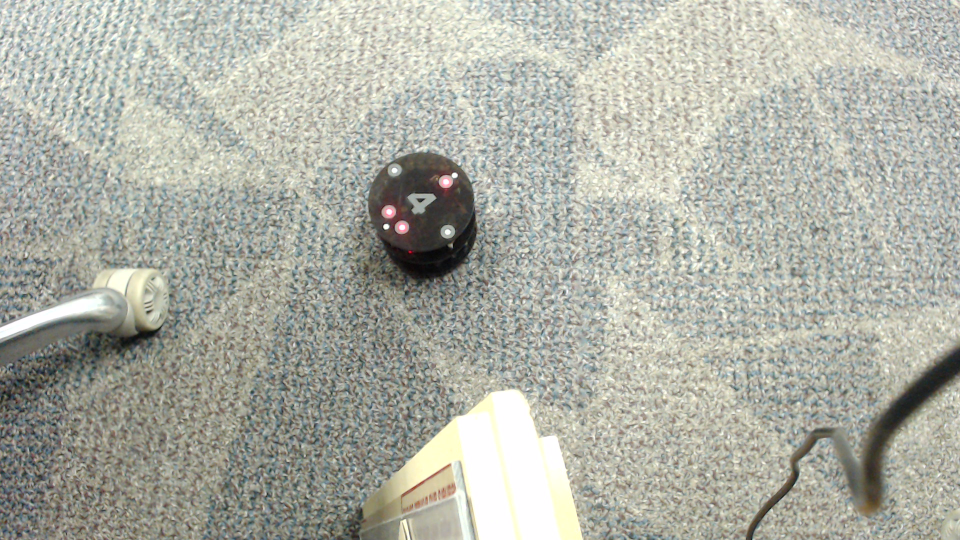
#> input picture controller/test-images/led.png, 1920 x 1080 px (shown at 1/2 size)
$ python tracking.py
#> lines starting #> are read from the running program, lines starting #| are printed output that depends on the picture; after the words box and inside, x2 and y2 are one past the last pixel; in counts of white or black regions, pixels touching at a corner belong together; long printed decimals are rounded
import cv2
import time
import numpy as np
from itertools import combinations
from operator import itemgetter


def main():
    frame = cv2.imread('test-images/led.png')
#> frame is the input picture: shape (1080, 1920, 3); mean B, G, R 165.5, 175.4, 173.6
    flash = cv2.imread('test-images/bot.png')
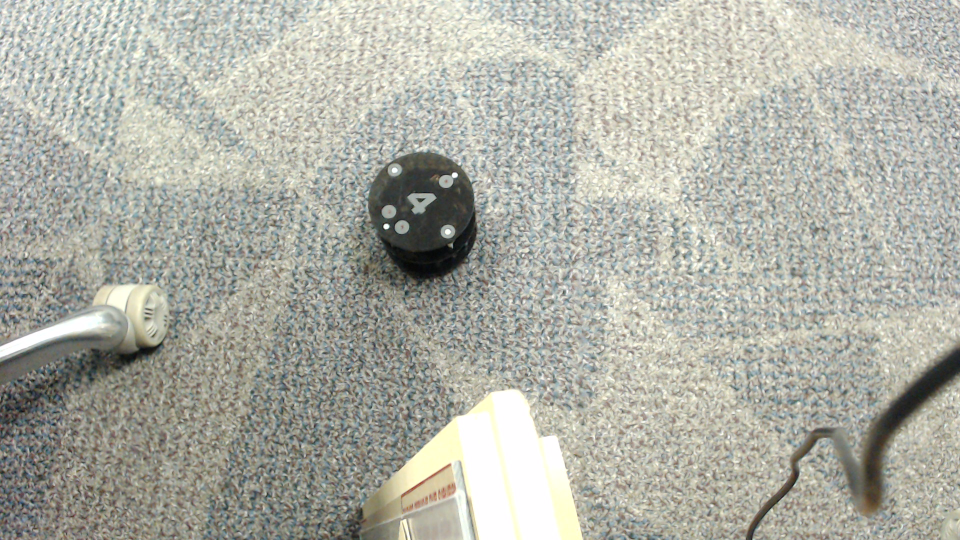
#> input picture controller/test-images/bot.png, 1920 x 1080 px (shown at 1/2 size)
#> flash is the input picture: shape (1080, 1920, 3); mean B, G, R 166.1, 175.7, 174.7

    start = time.perf_counter()

    diff = cv2.cvtColor(frame, cv2.COLOR_BGR2GRAY).astype(np.int32)
    gray = cv2.cvtColor(flash, cv2.COLOR_BGR2GRAY)
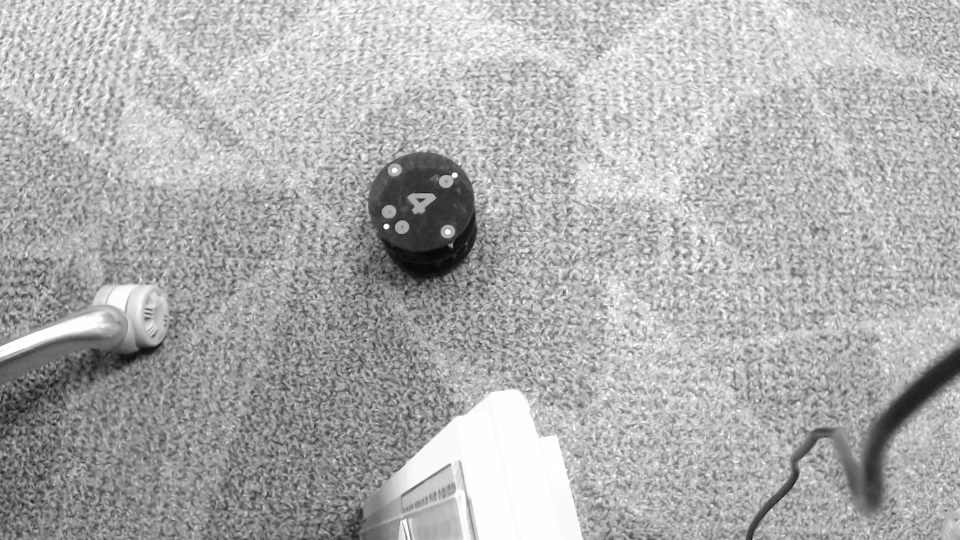
#> gray: shape (1080, 1920) (shown at 1/2 size); min 3, max 255, mean 174.3

    np.subtract(diff, gray, diff)
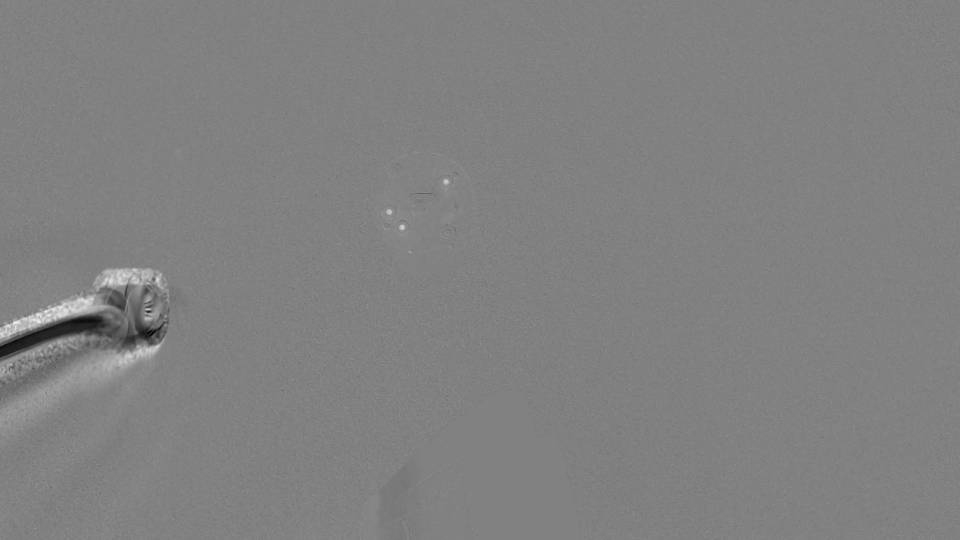
#> diff: shape (1080, 1920) int32 (shown at 1/2 size); min -205, max 199, mean -0.6; drawn with min black and max white
    np.abs(diff, diff)

    _, thresh = cv2.threshold(diff.astype(np.uint8), 0, 255,
                              cv2.THRESH_BINARY+cv2.THRESH_OTSU)
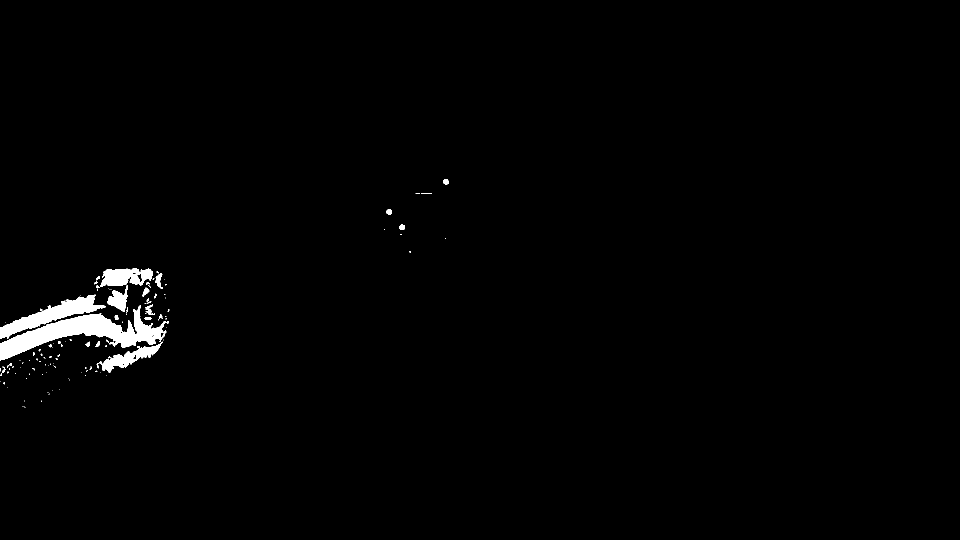
#> thresh: shape (1080, 1920) (shown at 1/2 size); 1.2% white; 121 white regions (91 under 20 px), largest, box (x1, y1, x2, y2) and area: (0, 610, 337, 721) 12029, (0, 589, 212, 678) 5340, (192, 537, 306, 577) 2730

    cv2.morphologyEx(
        thresh, cv2.MORPH_OPEN,
        cv2.getStructuringElement(cv2.MORPH_ELLIPSE, (5, 5)), thresh,
        iterations=2)
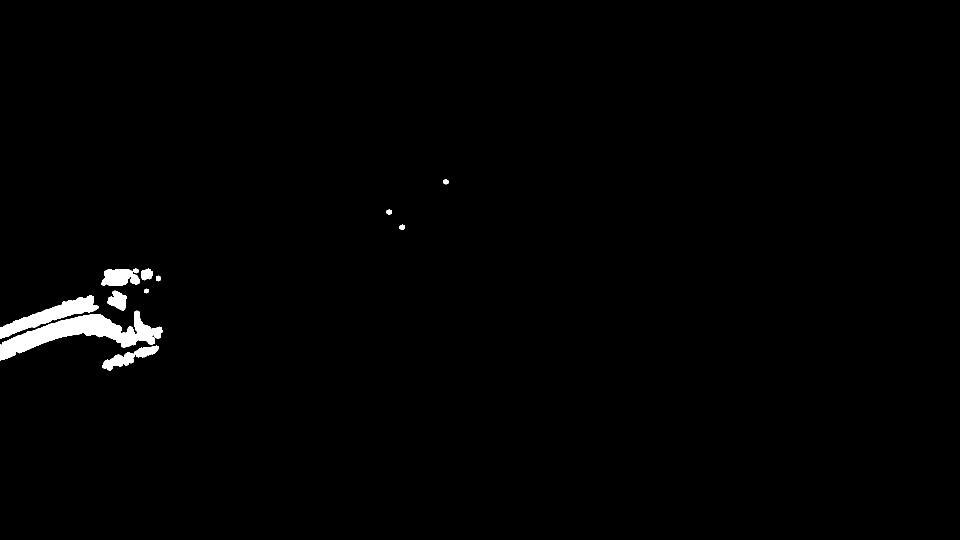
#> thresh: shape (1080, 1920) (shown at 1/2 size); 1.1% white; 11 white regions, largest, box (x1, y1, x2, y2) and area: (0, 621, 325, 721) 11463, (0, 591, 197, 678) 5107, (203, 537, 279, 572) 2041

    num_labels, labels, stats, centroids = cv2.connectedComponentsWithStats(
        thresh)
#> labels: shape (1080, 1920) int32; 12 distinct labels, from 0 to 11
#> num_labels = 12; stats = [[0, 0, 1920, 1080, 2051175], [887, 358, 10, 11, 83], [773, 419, 11, 11, 91], [799, 449, 11, 11, 94], [203, 537, 76, 35, 2041], [282, 537, 24, 24, 419], [312, 551, 9, 12, 84], [288, 577, 10, 10, 70], [215, 581, 39, 41, 986], [0, 591, 197, 87, 5107], [0, 621, 325, 100, 11463], [205, 691, 113, 51, 1987]]; centroids = [[968, 538.4], [891.4, 363.1], [778, 423.7], [804.1, 454.1], [239.9, 554.2], [293.2, 548.4], [316, 556.5], [292.5, 581.5], [235.6, 600.9], [100.2, 630.5], [161.1, 666.5], [257.6, 714.8]]

    area_range = (50, 200)
    ledex = []
    for n in range(num_labels):
        if area_range[0] < stats[n,cv2.CC_STAT_AREA] < area_range[1]:
            ledex += [n]

    whatsit = []
    for pair in combinations(ledex, 2):
        whatsit += [(pair, np.linalg.norm(centroids[pair[0]] -
                                          centroids[pair[1]]))]
#> this loop made 10 passes
#> pair on passes 4 to 10: (1, 7), (2, 3), (2, 6), (2, 7), (3, 6), (3, 7), (6, 7)
#> whatsit on passes 1 to 3: [((1, 2), 128.6)], [((1, 2), 128.6), ((1, 3), 126.1)], [((1, 2), 128.6), ((1, 3), 126.1), ((1, 6), 607)]

    whatsit.sort(key=itemgetter(1), reverse=True)
    whosit = []
    match_tolerance = 5
    for n in range(0, len(whatsit)):
        for m in range(n+1, len(whatsit)):
            if whatsit[n][1] - whatsit[m][1] < match_tolerance:
                try:
                    # import pdb; pdb.set_trace()
                    triplet = Triplet(centroids[whatsit[n][0][0]],
                                      centroids[whatsit[n][0][1]],
                                      centroids[whatsit[m][0][0]],
                                      centroids[whatsit[m][0][1]])
                    if triplet.valid_bot:
                        whosit += [triplet]
                except ValueError:
                    break
#> this loop made 10 passes
#> after the loop, whosit = 1 item

    finish = time.perf_counter()
    print('Time elapsed:', finish-start)

    for who in whosit:
        print(who.center)
        cv2.circle(frame, tuple(who.center.astype('int32')),
                   100, (255,0,0), 5)
        cv2.line(frame,
                 tuple(who.backc.astype('int32')),
                 tuple(who.front.astype('int32')),
                 (0,255,0), 5)
#> this loop made 1 pass
#| [841.229 401.038]
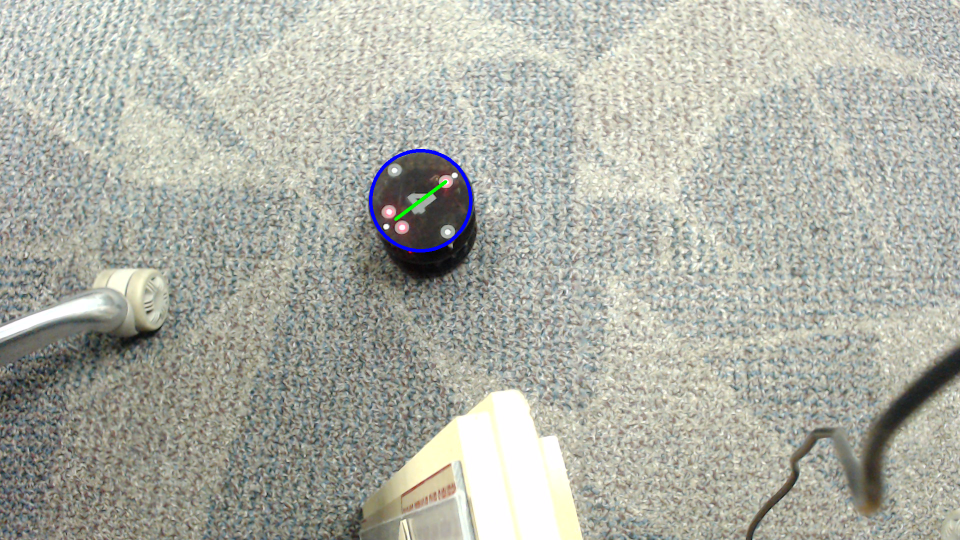
#> frame: shape (1080, 1920, 3) (shown at 1/2 size); 0.26% of pixels changed, all inside (x1, y1, x2, y2) = (738, 298, 945, 505)

    if not whosit:
        print('Uh...')
    else:
        cv2.imshow("Frame", cv2.resize(frame, None, None, 0.5, 0.5,
                                       cv2.INTER_CUBIC))
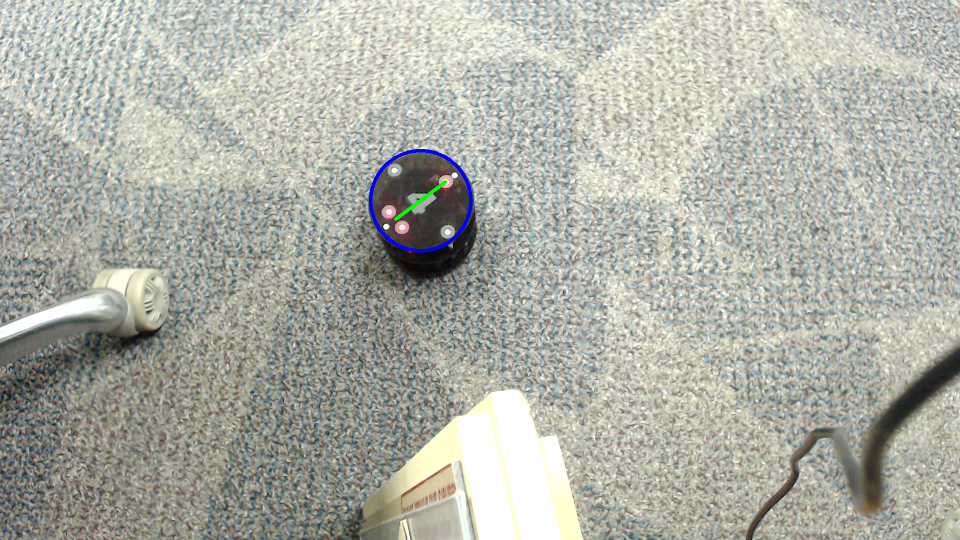
#> window 'Frame': shape (540, 960, 3); mean B, G, R 165.8, 175.3, 173.3
        cv2.waitKey(0)


class Triplet:

    RATIO_TOLERANCE = 0.3

    def __init__(self, a1, b1, a2, b2):
        pair1 = (tuple(a1), tuple(b1))
        pair2 = (tuple(a2), tuple(b2))
        common = (set(pair1).intersection(pair2).pop(),)
        if not common:
            raise ValueError
        self.front = np.array(common[0])
        self.back1 = np.array(set(pair1).difference(common).pop())
        self.back2 = np.array(set(pair2).difference(common).pop())
        self.dist_long = np.mean([
            np.linalg.norm(self.front - self.back1),
            np.linalg.norm(self.front - self.back2)])
        self.backc = np.mean([self.back1, self.back2], 0)
        self.center = np.mean([self.front, self.backc], 0)
        self.dist_short = np.linalg.norm(self.back1 - self.back2)
        self.valid_bot = (abs(self.dist_long / self.dist_short - 3.0)
                          < Triplet.RATIO_TOLERANCE)


if __name__ == '__main__':
    main()
